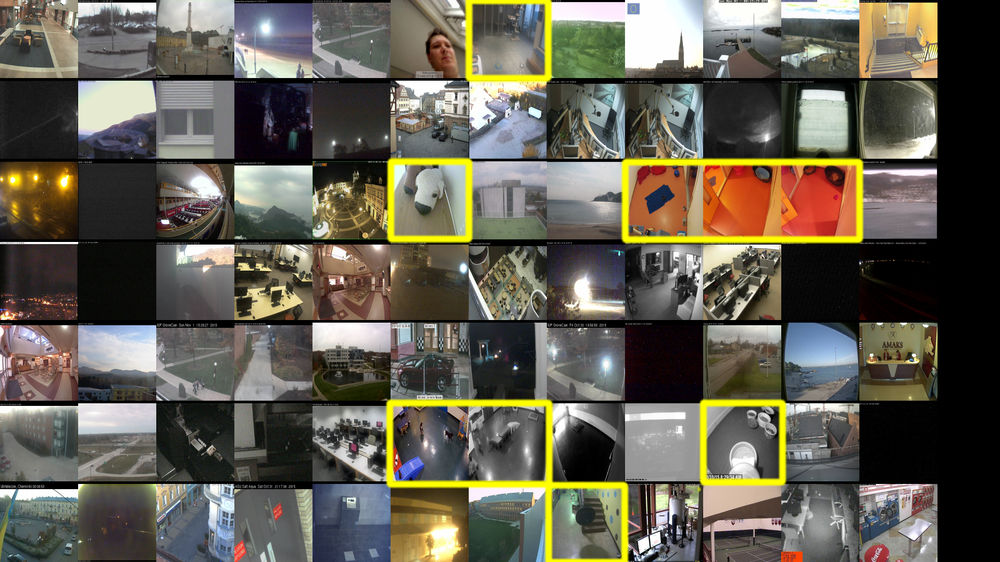
//> input picture milestone/HighlightedAnimals.PNG, 1000 x 562 px, shrunk from 1920 x 1080 before the run
$ ./sift ../../milestone/HighlightedAnimals.PNG   (built with g++ and OpenCV 4, older OpenCV classes emulated)
//> lines starting //> are read from the running program, lines starting //| are printed output that depends on the picture
#include <opencv2/core/core.hpp>
#include <opencv2/highgui/highgui.hpp>
#include <opencv2/nonfree/features2d.hpp>
#include <opencv2/imgproc/imgproc.hpp>

#include <iostream>
#include <memory>


// Extracts SIFT descriptors from the given image.
// Each descriptor is a normalized vector of size 128.
cv::Mat extract_sift_descriptors(const cv::Mat& image) {
  std::vector<cv::KeyPoint> keypoints;
  cv::Mat descriptors;
  cv::SiftFeatureDetector detector;
  cv::Ptr<cv::DescriptorExtractor> descriptor_extractor{
      cv::DescriptorExtractor::create("SIFT")};

  std::cout << "a" << std::endl;
  detector.detect(image, keypoints);
  std::cout << "b" << std::endl;
  if (!descriptor_extractor) {
    std::cout << "ERROR" << std::endl;
  }
  descriptor_extractor->compute(image, keypoints, descriptors);
  std::cout << "c" << std::endl;

  cv::Mat output;
  cv::drawKeypoints(image, keypoints, output);
  std::cout << keypoints.size() << std::endl;
  cv::imwrite("sift_results.jpg", output);

  return descriptors;
}

int main(int argc, char** argv) {
  const cv::Mat input = cv::imread(argv[1], CV_LOAD_IMAGE_GRAYSCALE);
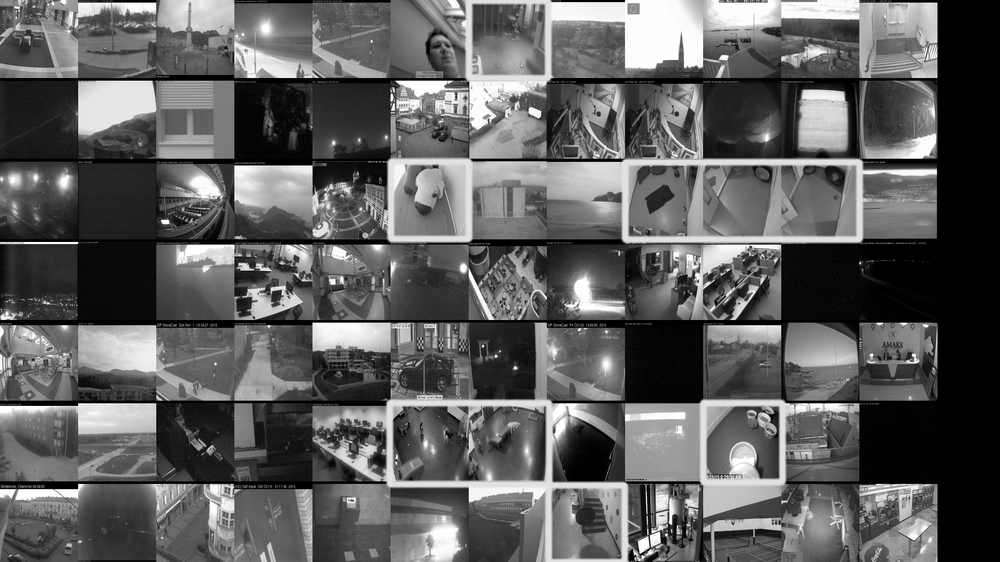
//> input: 562 rows x 1000 cols, CV_8UC1; min 0, max 255, mean 94.9

  if (!input.data) {
    std::cout << "No image data" << std::endl;
    return -1;
  }

  cv::Mat descriptors = extract_sift_descriptors(input);
//> in extract_sift_descriptors, `detector.detect(image, keypoints);`: keypoints = 3589 keypoints; strongest (x, y, size): (515, 368, 2.5), (165, 222, 4.3), (496, 356, 1.9), (666, 535, 1.9)
//> in extract_sift_descriptors, `cv::drawKeypoints(image, keypoints, output);`:
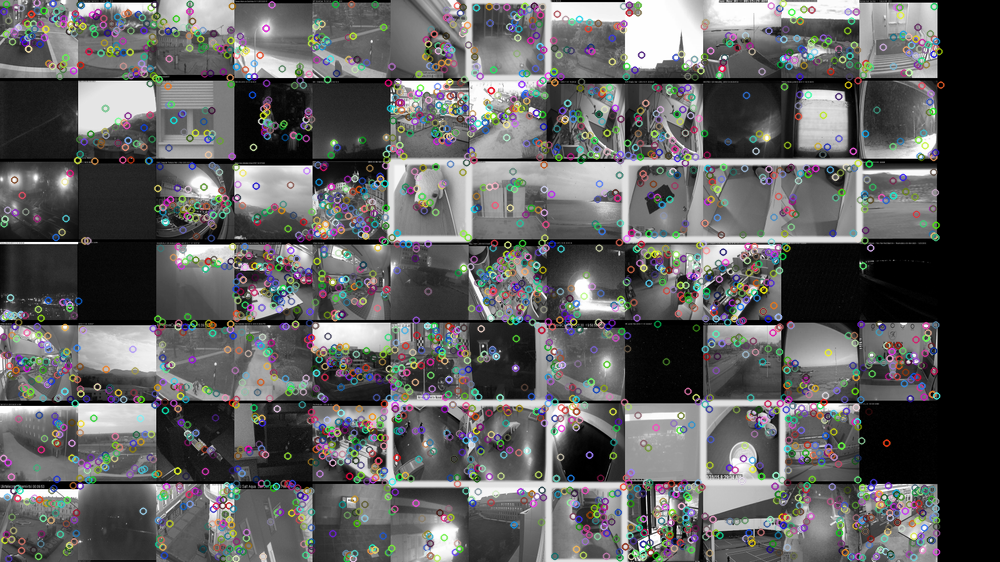
//> output: 562 rows x 1000 cols, CV_8UC3; mean B, G, R 97, 97.1, 96.9
//| 3589
  std::cout << descriptors.size() << std::endl;
//| [128 x 3589]


  return 0;
}

$ run again, on milestone/SameScene.PNG
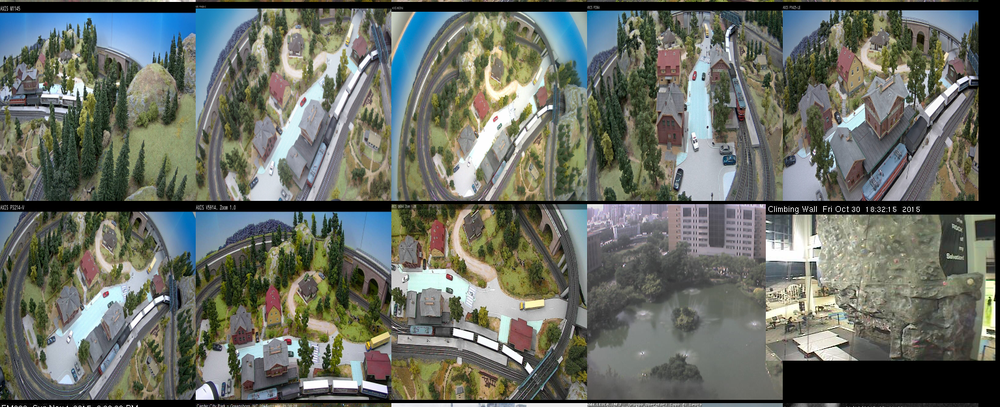
//> input picture milestone/SameScene.PNG, 1000 x 407 px, shrunk from 1533 x 624 before the run
//> `const cv::Mat input = cv::imread(argv[1], CV_LOAD_IMAGE_GRAYSCALE);`:
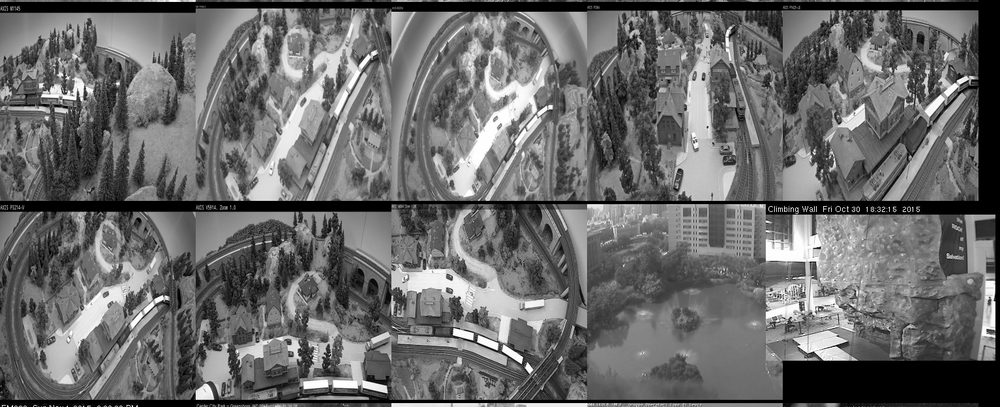
//> input: 407 rows x 1000 cols, CV_8UC1; min 0, max 255, mean 106.4
//> keypoints = 5091 keypoints; strongest (x, y, size): (529, 368, 4.7), (204, 393, 9.7), (382, 388, 5.9), (118, 83, 2.7)
//> in extract_sift_descriptors, `cv::drawKeypoints(image, keypoints, output);`:
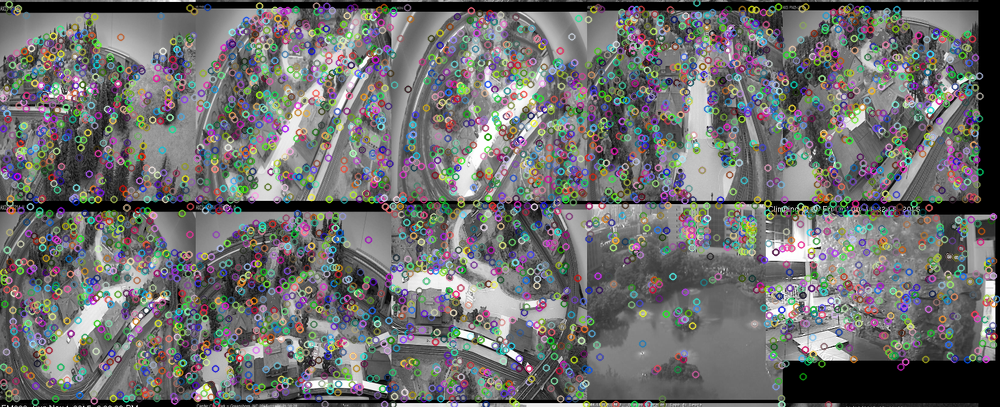
//> output: 407 rows x 1000 cols, CV_8UC3; mean B, G, R 110.6, 110.7, 110.5
//| 5091
//| [128 x 5091]
